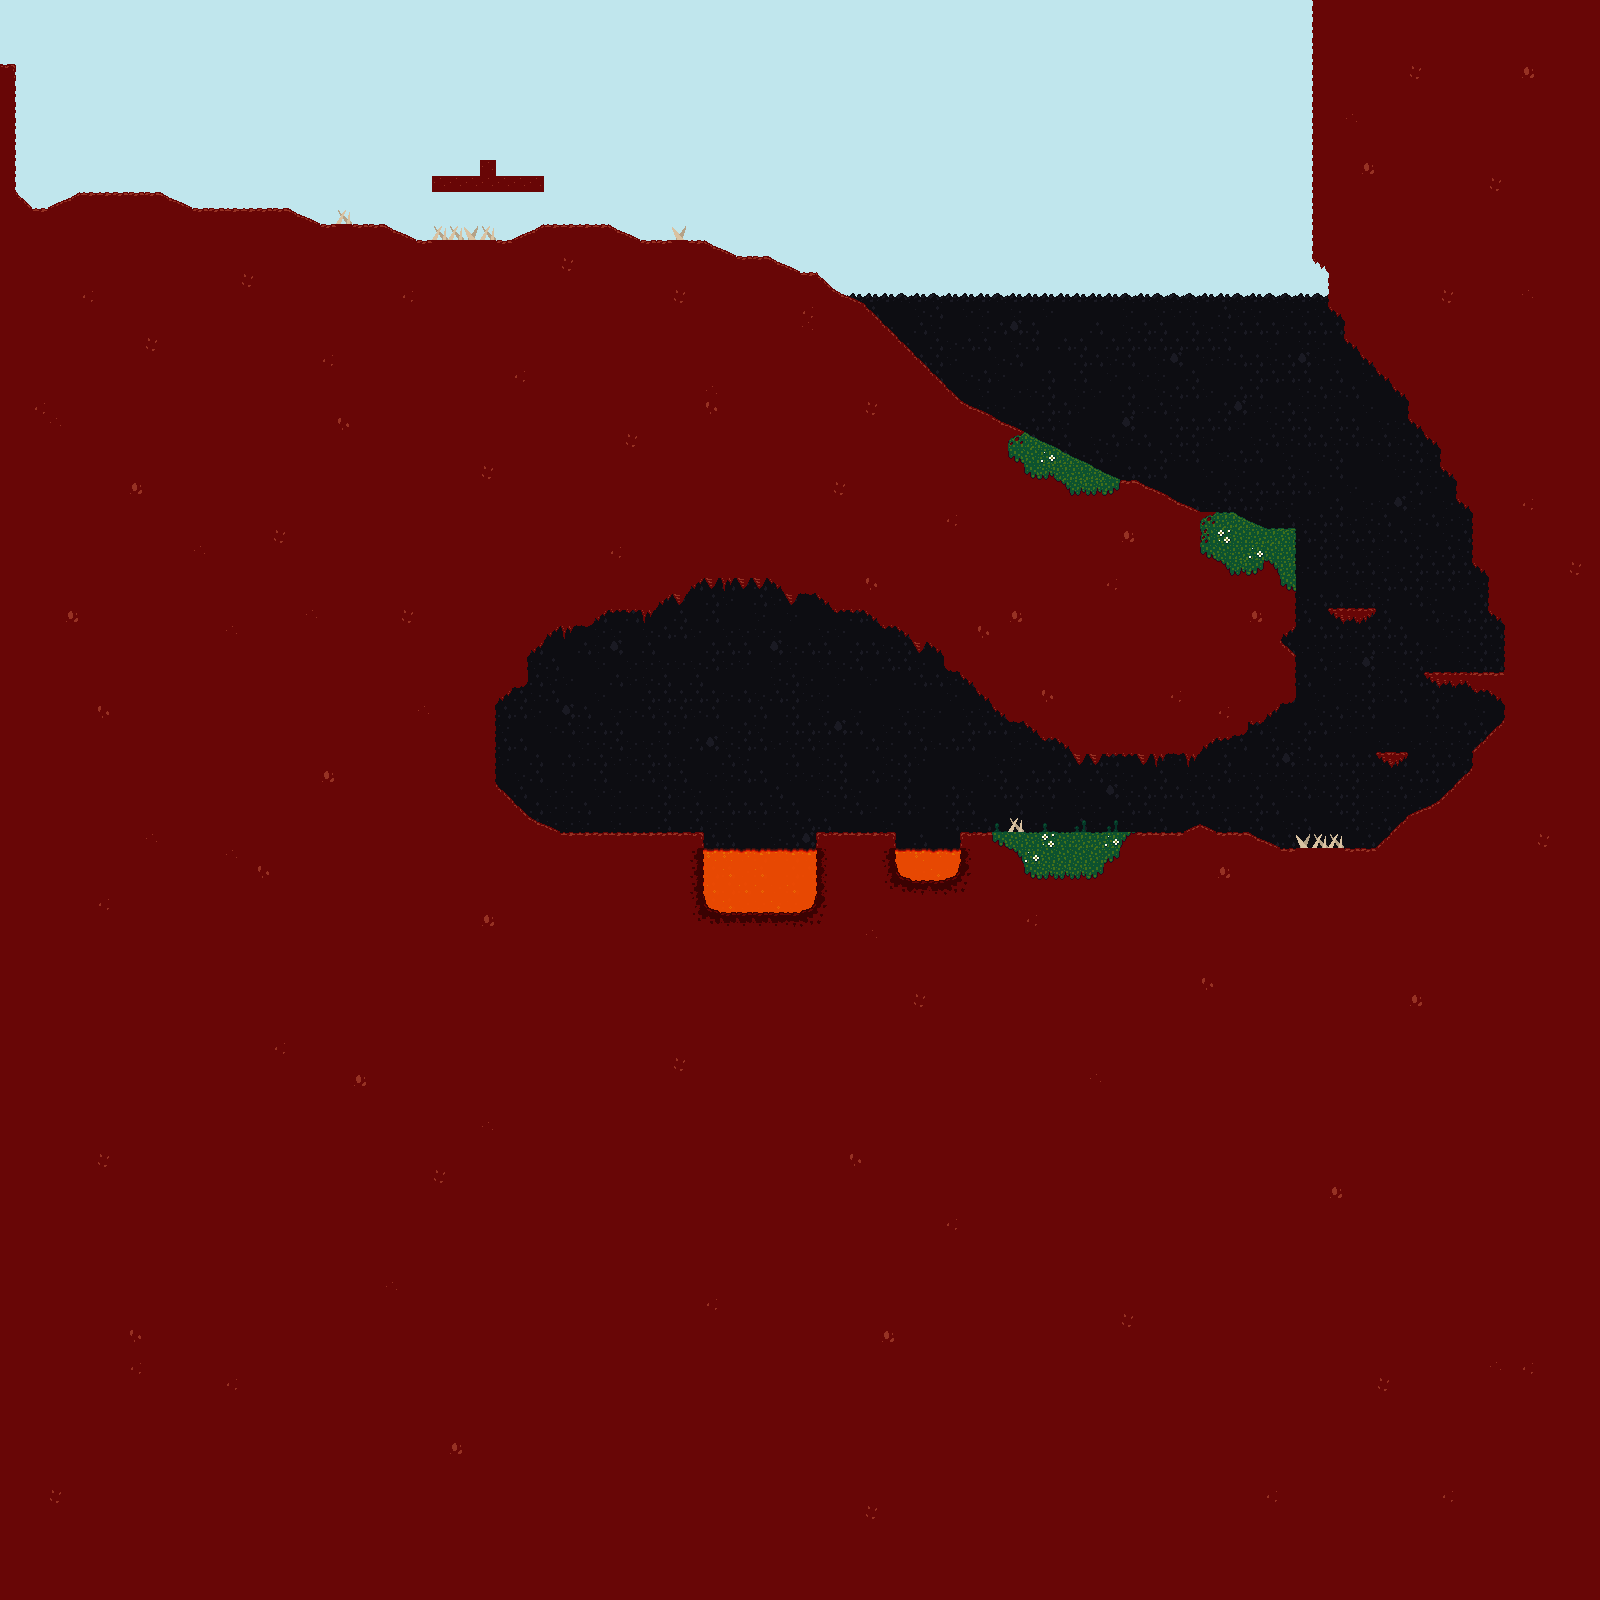

This game map was drawn from its Tiled (.tmx) file and the tilesets committed beside it. A one-line description and the trimmed map source follow:
An orthogonal 100x100 tile map with 16x16 px tiles, 2 tile layers (Background, Foreground) and 14 objects (5x Coin, 3x Energy, 2x EMT, 2x Crawler, Ship, ...).

<map version="1.0" orientation="orthogonal" width="100" height="100" tilewidth="16" tileheight="16">
 <properties>
  <property name="camera_x" value="112" />
  <property name="camera_y" value="176" />
  <property name="coins" value="5" />
  <property name="next_map" value="maps/level_2.tmx" />
 </properties>
 <tileset firstgid="1" name="tileset" tilewidth="16" tileheight="16">
  <image source="graphics/tileset.png" width="256" height="256" />
  <tile id="1">
   <properties>
    <property name="left_height" value="0" />
    <property name="right_height" value="8" />
    <property name="type" value="slope" />
   </properties>
  </tile>
  <tile id="2">
   <properties>
    <property name="left_height" value="8" />
    <property name="right_height" value="16" />
    <property name="type" value="slope" />
   </properties>
  </tile>
  <tile id="3">
   <properties>
    <property name="type" value="block" />
   </properties>
  </tile>
  <tile id="4">
   <properties>
    <property name="type" value="block" />
   </properties>
  </tile>
  <tile id="5">
   <properties>
    <property name="left_height" value="16" />
    <property name="right_height" value="8" />
    <property name="type" value="slope" />
   </properties>
  </tile>
  <tile id="6">
   <properties>
    <property name="left_height" value="8" />
    <property name="right_height" value="0" />
    <property name="type" value="slope" />
   </properties>
  </tile>
  <tile id="8">
   <properties>
    <property name="type" value="block" />
   </properties>
  </tile>
  <tile id="9">
   <properties>
    <property name="type" value="block" />
   </properties>
  </tile>
  <tile id="11">
   <properties>
    <property name="type" value="spike" />
   </properties>
  </tile>
  <tile id="12">
   <properties>
    <property name="type" value="spike" />
   </properties>
  </tile>
  <tile id="16">
   <properties>
    <property name="left_height" value="0" />
    <property name="right_height" value="16" />
    <property name="type" value="slope" />
   </properties>
  </tile>
  <tile id="17">
   <properties>
    <property name="type" value="block" />
   </properties>
  </tile>
  <tile id="18">
   <properties>
    <property name="type" value="block" />
   </properties>
  </tile>
  <tile id="19">
   <properties>
    <property name="type" value="block" />
   </properties>
  </tile>
  <tile id="20">
   <properties>
    <property name="type" value="block" />
   </properties>
  </tile>
  <tile id="21">
   <properties>
    <property name="type" value="block" />
   </properties>
  </tile>
  <tile id="22">
   <properties>
    <property name="type" value="block" />
   </properties>
  </tile>
  <tile id="23">
   <properties>
    <property name="left_height" value="16" />
    <property name="right_height" value="0" />
    <property name="type" value="slope" />
   </properties>
  </tile>
  <tile id="24">
   <properties>
    <property name="type" value="block" />
   </properties>
  </tile>
  <tile id="25">
   <properties>
    <property name="type" value="block" />
   </properties>
  </tile>
  <tile id="28">
   <properties>
    <property name="type" value="block" />
   </properties>
  </tile>
  <tile id="29">
   <properties>
    <property name="type" value="block" />
   </properties>
  </tile>
  <tile id="30">
   <properties>
    <property name="type" value="block" />
   </properties>
  </tile>
  <tile id="32">
   <properties>
    <property name="type" value="block" />
   </properties>
  </tile>
  <tile id="39">
   <properties>
    <property name="type" value="block" />
   </properties>
  </tile>
  <tile id="49">
   <properties>
    <property name="left_height" value="0" />
    <property name="right_height" value="8" />
    <property name="type" value="slope" />
   </properties>
  </tile>
  <tile id="50">
   <properties>
    <property name="left_height" value="8" />
    <property name="right_height" value="16" />
    <property name="type" value="slope" />
   </properties>
  </tile>
  <tile id="51">
   <properties>
    <property name="type" value="block" />
   </properties>
  </tile>
  <tile id="52">
   <properties>
    <property name="type" value="block" />
   </properties>
  </tile>
  <tile id="53">
   <properties>
    <property name="left_height" value="16" />
    <property name="right_height" value="8" />
    <property name="type" value="slope" />
   </properties>
  </tile>
  <tile id="54">
   <properties>
    <property name="left_height" value="8" />
    <property name="right_height" value="0" />
    <property name="type" value="slope" />
   </properties>
  </tile>
  <tile id="56">
   <properties>
    <property name="type" value="block" />
   </properties>
  </tile>
  <tile id="57">
   <properties>
    <property name="type" value="block" />
   </properties>
  </tile>
  <tile id="59">
   <properties>
    <property name="type" value="block" />
   </properties>
  </tile>
  <tile id="63">
   <properties>
    <property name="type" value="block" />
   </properties>
  </tile>
  <tile id="65">
   <properties>
    <property name="type" value="block" />
   </properties>
  </tile>
  <tile id="66">
   <properties>
    <property name="type" value="block" />
   </properties>
  </tile>
  <tile id="69">
   <properties>
    <property name="type" value="block" />
   </properties>
  </tile>
  <tile id="70">
   <properties>
    <property name="type" value="block" />
   </properties>
  </tile>
  <tile id="72">
   <properties>
    <property name="type" value="block" />
   </properties>
  </tile>
  <tile id="73">
   <properties>
    <property name="type" value="block" />
   </properties>
  </tile>
  <tile id="75">
   <properties>
    <property name="type" value="block" />
   </properties>
  </tile>
  <tile id="77">
   <properties>
    <property name="type" value="block" />
   </properties>
  </tile>
  <tile id="79">
   <properties>
    <property name="type" value="block" />
   </properties>
  </tile>
  <tile id="91">
   <properties>
    <property name="type" value="block" />
   </properties>
  </tile>
  <tile id="92">
   <properties>
    <property name="type" value="block" />
   </properties>
  </tile>
  <tile id="94">
   <properties>
    <property name="type" value="block" />
   </properties>
  </tile>
  <tile id="95">
   <properties>
    <property name="type" value="block" />
   </properties>
  </tile>
  <tile id="96">
   <properties>
    <property name="type" value="block" />
   </properties>
  </tile>
  <tile id="97">
   <properties>
    <property name="type" value="lava" />
   </properties>
  </tile>
  <tile id="98">
   <properties>
    <property name="type" value="lava" />
   </properties>
  </tile>
  <tile id="99">
   <properties>
    <property name="type" value="lava" />
   </properties>
  </tile>
  <tile id="100">
   <properties>
    <property name="type" value="lava" />
   </properties>
  </tile>
  <tile id="101">
   <properties>
    <property name="type" value="block" />
   </properties>
  </tile>
  <tile id="112">
   <properties>
    <property name="type" value="block" />
   </properties>
  </tile>
  <tile id="113">
   <properties>
    <property name="type" value="lava" />
   </properties>
  </tile>
  <tile id="114">
   <properties>
    <property name="type" value="lava" />
   </properties>
  </tile>
  <tile id="115">
   <properties>
    <property name="type" value="lava" />
   </properties>
  </tile>
  <tile id="116">
   <properties>
    <property name="type" value="lava" />
   </properties>
  </tile>
  <tile id="117">
   <properties>
    <property name="type" value="block" />
   </properties>
  </tile>
  <tile id="128">
   <properties>
    <property name="type" value="block" />
   </properties>
  </tile>
  <tile id="129">
   <properties>
    <property name="type" value="block" />
   </properties>
  </tile>
  <tile id="130">
   <properties>
    <property name="type" value="block" />
   </properties>
  </tile>
  <tile id="131">
   <properties>
    <property name="type" value="block" />
   </properties>
  </tile>
  <tile id="132">
   <properties>
    <property name="type" value="block" />
   </properties>
  </tile>
  <tile id="133">
   <properties>
    <property name="type" value="block" />
   </properties>
  </tile>
 </tileset>
 <layer name="Background" width="100" height="100">
  <properties>
   <property name="parallax" value="0.7" />
  </properties>
  <data>[10000 cells, 10000 non-empty, 7 distinct tile ids]</data>
 </layer>
 <layer name="Foreground" width="100" height="100">
  <data>[10000 cells, 7716 non-empty, 68 distinct tile ids]</data>
 </layer>
 <objectgroup name="Objects" width="100" height="100">
  <object type="Energy" gid="226" x="208" y="176" />
  <object type="Energy" gid="226" x="304" y="176" />
  <object type="Energy" gid="226" x="848" y="800" />
  <object name="ship" type="Ship" gid="225" x="112" y="192" />
  <object name="emt_1" type="EMT" gid="255" x="240" y="208" />
  <object name="emt_2" type="EMT" gid="255" x="624" y="832" />
  <object type="Crawler" gid="244" x="512" y="176" />
  <object type="Crawler" gid="244" x="560" y="224" />
  <object name="coin_1" type="Coin" gid="227" x="368" y="192" />
  <object name="coin_2" type="Coin" gid="227" x="736" y="208" />
  <object name="coin_3" type="Coin" gid="227" x="1264" y="480" />
  <object name="coin_4" type="Coin" gid="227" x="560" y="784" />
  <object name="coin_5" type="Coin" gid="227" x="976" y="800" />
  <object type="Tentacle" gid="243" x="448" y="176" />
 </objectgroup>
</map>
